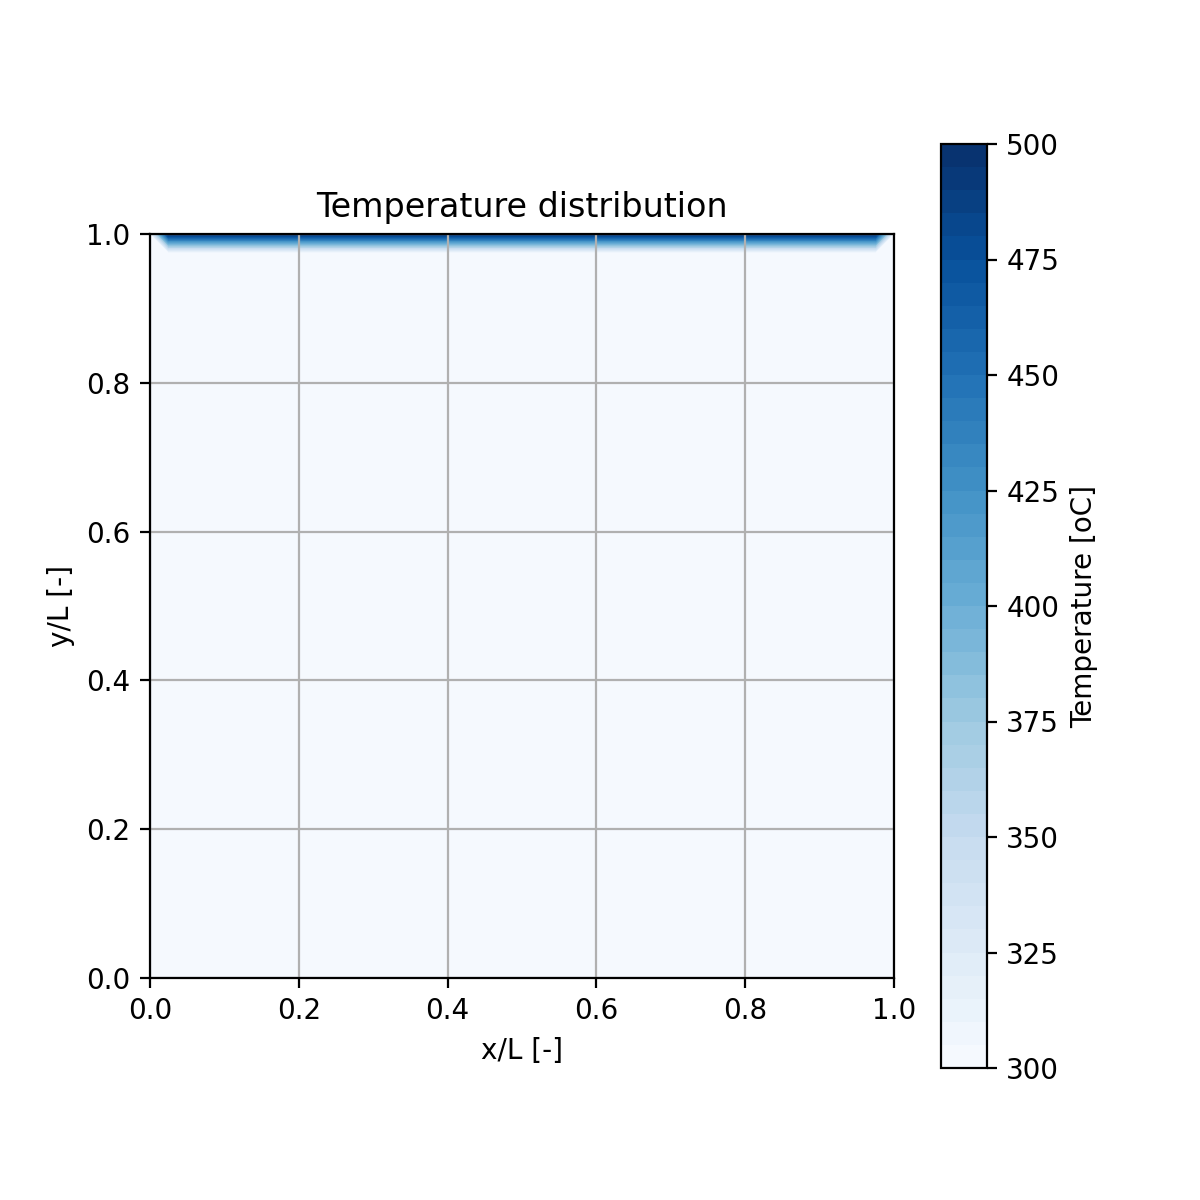

The script that saved this image:
## python, steady-state 2d hce : d^2T/dx^2 + d^2T/dy^2 = -sphi 
import copy as cp
import numpy as np
import matplotlib.pyplot as plt
##########################################################################
## Q1 (line 48) : Define coefficient ce, cw, cn, and cs.
## Q2 (line 88) : Write equation to determine T[j,i] from Tp, ce, cw, cn cs, and co.
## Q3 (line 95) : For case 3, write appropriate boundary conditions.
###### advanced #####
## Q4 : Re-write the code from Jacobi method to Gauss-Seidel method 
## Q5 : Re-write the code for Case 2 (hint: Update BC)
## Q6 : Re-write the code for Case 3 (hint: Update BC)
##########################################################################

## definition
L    = 1.0    #cavity length [m] 
N    = 20     #number of girds [-]
dl   = L/N    #grid spacing [m]
TL   = 300.0  #low temperature  [K]
TH   = 500.0  #high temperature [K]
crit = 0.001   #criteria for convergence [K]

## values for water
lm    = 0.6          # heat conductivity [J/mKs]
rhoCp = 4.182*1.25   # volumetric specific heat [J/m3s]
alpha = lm/rhoCp     # thermal diffusivity [m2/s]
h     = 0.15         # heat transfer coefficient [J/m2sK] used for case 3 

## grid
x  = np.zeros(N+2)
dx = np.zeros(N+2)
x[0]      = 0.0 
dx[0]     = 0.0
dx[N+1]   = 0.0
dx[1:N+1] = dl ##Note that 1 to N, but not N+1 in python
for i in range(1,N+2):
    x[i]=x[i-1]+0.5*(dx[i]+dx[i-1])
    ##for debug
    #print(x[i])
dy = cp.copy(dx) ## value copy, don't use dy=dx for array in python
y  = cp.copy(x)
## for debug
#x.size
#y.size

## coefficient
ce=np.zeros(N+1)
cw=np.zeros(N+1)
cn=np.zeros(N+1)
cs=np.zeros(N+1)
co=np.zeros((N+1,N+1)) #for 2D
######### Q1: Define coefficients ce, cw, cn and cs. Dummy values are inserted ##########
for i in range(1,N+1):
    for j in range(1,N+1):
        ce[i] = 1.0
        cw[i] = 1.0
        cn[j] = 1.0
        cs[j] = 1.0
##define co
for j in range(1,N+1):
    for i in range(1,N+1):
        co[j,i]=(ce[i]+cw[i]+cn[j]+cs[j])

##T(y,x):temperature, Tp(y,x):predicted temperatue
T            = np.zeros((N+2,N+2))
T[:,:]       = TL
##boudnary condition
##T[j,i] : (j,i) is indices for (y,x)
##case 1
T[N+1,:] = TH # top at y=L
T[0,:]   = TL # bottom at y=0
T[:,0]   = TL # side at x=0
T[:,N+1] = TL # side at x=L
##initial prediction values
Tp=cp.copy(T)

##sink term
Sphi=np.zeros((N+2,N+2))
Sphi[:,:] = 1.0 

##iteration loop
flg = 1 #control flag
l   = 0 #counter
while flg == 1:
   l+=1
   flg=0

   ########## Q2: Write equation to determine T[j,i] from Tp, ce, cw, cn cs, and co. ###########
   for j in range(1,N+1): 
       for i in range(1,N+1): 
           ##calculation
           ##Jacob scheme --> Dummy equation is written.
           T[j,i] = Tp[j,i]

   ########## Q3: For case 3, write appropriate boundary conditions ##########
   #T[1:N+1,0] =   1.0 
   #T[0,1:N+1] =   1.0 
   #T[1:N+1,N+1] = 1.0
   #T[N+1,1:N+1] = 1.0

   ##convergence check
   #for j in range(0,N+2): 
   for j in range(1,N+1): 
       #for i in range(0,N+2):
       for i in range(1,N+1):
           if(np.abs(T[j,i]-Tp[j,i])>crit):
               ##debug
               #print(i, j, T[j,i], Tp[j,i])
               flg=1 #calculate again until reaching the converged values
                 
   if(np.mod(l,10) == 0):  
       print(l)
   ##for debug
   #print(t)
   #print(tp)
   #tp=cp.copy(t)
   Tp[:,:]=T[:,:]

## visualization & save image
levels=np.linspace(TL,TH,41)
fig=plt.figure(figsize=(6.0,6.0))
img=plt.contourf(x/L,y/L,T, cmap="Blues",levels=levels)
plt.gca().set_aspect('equal')
cbar=plt.colorbar(img)
cbar.set_label('Temperature [oC]')
plt.title('Temperature distribution')
plt.xlabel('x/L [-]')
plt.ylabel('y/L [-]')
plt.grid()
plt.show()
fig.savefig('2d.png')
